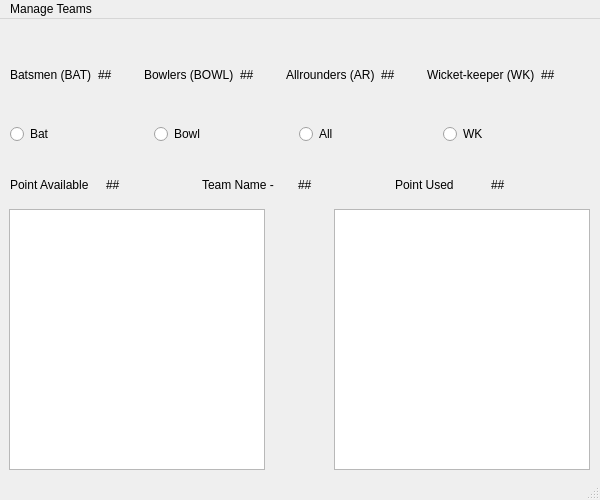
<?xml version="1.0" encoding="UTF-8"?>
<ui version="4.0">
 <class>MainWindow</class>
 <widget class="QMainWindow" name="MainWindow">
  <property name="geometry">
   <rect>
    <x>0</x>
    <y>0</y>
    <width>600</width>
    <height>500</height>
   </rect>
  </property>
  <property name="windowTitle">
   <string>MainWindow</string>
  </property>
  <widget class="QWidget" name="centralwidget">
   <widget class="QWidget" name="horizontalLayoutWidget_2">
    <property name="geometry">
     <rect>
      <x>9</x>
      <y>190</y>
      <width>581</width>
      <height>261</height>
     </rect>
    </property>
    <layout class="QHBoxLayout" name="horizontalLayout_2">
     <item>
      <widget class="QListWidget" name="list1"/>
     </item>
     <item>
      <spacer name="horizontalSpacer">
       <property name="orientation">
        <enum>Qt::Horizontal</enum>
       </property>
       <property name="sizeHint" stdset="0">
        <size>
         <width>40</width>
         <height>20</height>
        </size>
       </property>
      </spacer>
     </item>
     <item>
      <widget class="QListWidget" name="list2"/>
     </item>
    </layout>
   </widget>
   <widget class="QWidget" name="horizontalLayoutWidget">
    <property name="geometry">
     <rect>
      <x>10</x>
      <y>100</y>
      <width>571</width>
      <height>31</height>
     </rect>
    </property>
    <layout class="QHBoxLayout" name="horizontalLayout">
     <item>
      <widget class="QRadioButton" name="Bat">
       <property name="text">
        <string>Bat</string>
       </property>
      </widget>
     </item>
     <item>
      <widget class="QRadioButton" name="Bowl">
       <property name="text">
        <string>Bowl</string>
       </property>
      </widget>
     </item>
     <item>
      <widget class="QRadioButton" name="All">
       <property name="text">
        <string>All</string>
       </property>
      </widget>
     </item>
     <item>
      <widget class="QRadioButton" name="WK">
       <property name="text">
        <string>WK</string>
       </property>
      </widget>
     </item>
    </layout>
   </widget>
   <widget class="QWidget" name="horizontalLayoutWidget_3">
    <property name="geometry">
     <rect>
      <x>10</x>
      <y>30</y>
      <width>571</width>
      <height>51</height>
     </rect>
    </property>
    <layout class="QHBoxLayout" name="horizontalLayout_3">
     <item>
      <widget class="QLabel" name="Batsman_1">
       <property name="text">
        <string>Batsmen (BAT)</string>
       </property>
      </widget>
     </item>
     <item>
      <widget class="QLabel" name="Batsman_2">
       <property name="text">
        <string>##</string>
       </property>
      </widget>
     </item>
     <item>
      <widget class="QLabel" name="Bowlers_1">
       <property name="text">
        <string>Bowlers (BOWL)</string>
       </property>
      </widget>
     </item>
     <item>
      <widget class="QLabel" name="Bowlers_2">
       <property name="text">
        <string>##</string>
       </property>
      </widget>
     </item>
     <item>
      <widget class="QLabel" name="Allrounders_1">
       <property name="text">
        <string>Allrounders (AR)</string>
       </property>
      </widget>
     </item>
     <item>
      <widget class="QLabel" name="Allrounders_2">
       <property name="text">
        <string>##</string>
       </property>
      </widget>
     </item>
     <item>
      <widget class="QLabel" name="Wicketkeeper_1">
       <property name="text">
        <string>Wicket-keeper (WK)</string>
       </property>
      </widget>
     </item>
     <item>
      <widget class="QLabel" name="Wicketkeeper_2">
       <property name="text">
        <string>##</string>
       </property>
      </widget>
     </item>
    </layout>
   </widget>
   <widget class="QWidget" name="horizontalLayoutWidget_4">
    <property name="geometry">
     <rect>
      <x>10</x>
      <y>150</y>
      <width>571</width>
      <height>31</height>
     </rect>
    </property>
    <layout class="QHBoxLayout" name="horizontalLayout_4">
     <item>
      <widget class="QLabel" name="pointAvailableText">
       <property name="text">
        <string>Point Available</string>
       </property>
      </widget>
     </item>
     <item>
      <widget class="QLabel" name="pointAvailableBox">
       <property name="text">
        <string>##</string>
       </property>
      </widget>
     </item>
     <item>
      <widget class="QLabel" name="teamNameText">
       <property name="text">
        <string>Team Name - </string>
       </property>
      </widget>
     </item>
     <item>
      <widget class="QLabel" name="teamNameBox">
       <property name="text">
        <string>##</string>
       </property>
      </widget>
     </item>
     <item>
      <widget class="QLabel" name="pointUsedText">
       <property name="text">
        <string>Point Used </string>
       </property>
      </widget>
     </item>
     <item>
      <widget class="QLabel" name="pointUsedBox">
       <property name="text">
        <string>##</string>
       </property>
      </widget>
     </item>
    </layout>
   </widget>
   <zorder>horizontalLayoutWidget_2</zorder>
   <zorder>horizontalLayoutWidget</zorder>
   <zorder>horizontalLayoutWidget_3</zorder>
   <zorder>Allrounders_1</zorder>
   <zorder>horizontalLayoutWidget_4</zorder>
  </widget>
  <widget class="QMenuBar" name="menubar">
   <property name="geometry">
    <rect>
     <x>0</x>
     <y>0</y>
     <width>600</width>
     <height>21</height>
    </rect>
   </property>
   <widget class="QMenu" name="menuManage_Teams">
    <property name="title">
     <string>Manage Teams</string>
    </property>
    <addaction name="CREATE"/>
    <addaction name="OPEN"/>
    <addaction name="SAVE"/>
    <addaction name="EVALUATE"/>
   </widget>
   <addaction name="menuManage_Teams"/>
  </widget>
  <widget class="QStatusBar" name="statusbar"/>
  <action name="CREATE">
   <property name="text">
    <string>CREATE Teams</string>
   </property>
  </action>
  <action name="OPEN">
   <property name="text">
    <string>OPEN Teams</string>
   </property>
  </action>
  <action name="SAVE">
   <property name="text">
    <string>SAVE Teams</string>
   </property>
  </action>
  <action name="EVALUATE">
   <property name="text">
    <string>EVALUATE Teams</string>
   </property>
  </action>
 </widget>
 <resources/>
 <connections/>
</ui>
